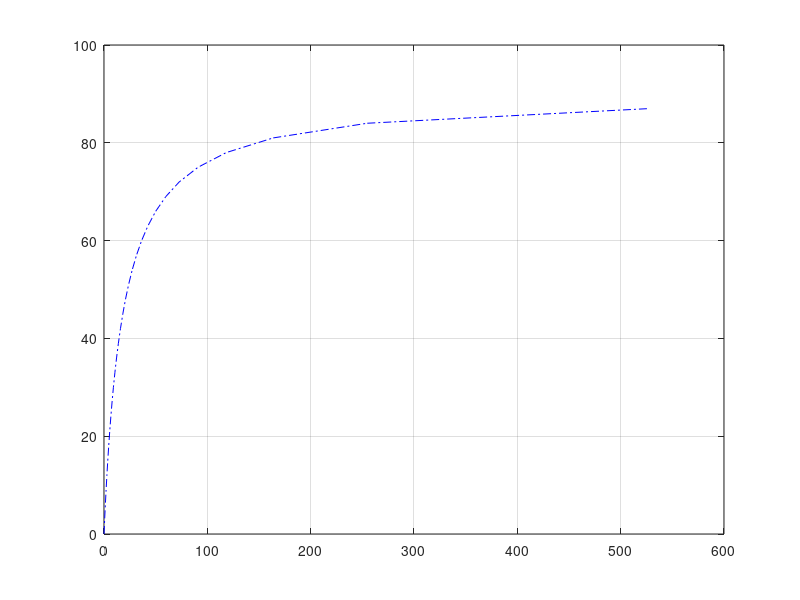

Reproduce this figure in MATLAB.

clc;
close all;
clear all;
N=5;
C=0:3:90;
B=0:3:90;
A=zeros(1,31);
for i=1:31;
    for j=1:31;
        A(1,j)=((C(j).*(B(i)+1)))/(N.*(B(i)-C(j)));
    end 
end
plot(A,C,'-.b');
grid on;